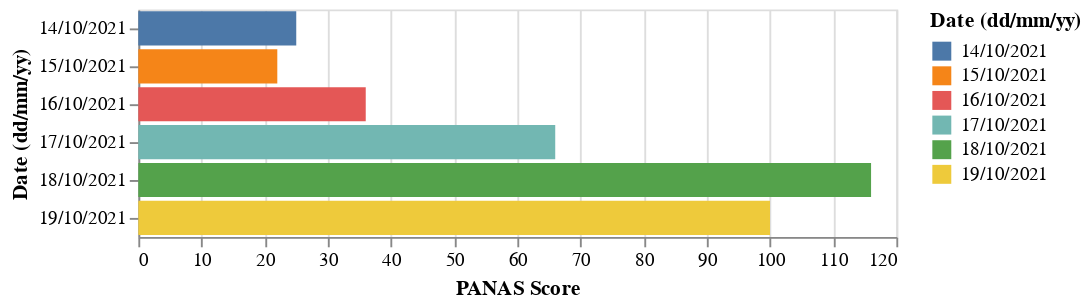

Notebook code for this chart:
### Code cell
create_h_bar_chart(daniel)

### Figure 1 — Vega-Lite specification as saved in the notebook (floating-point values rounded to 4 significant figures)
{"config": {"view": {"continuousWidth": 400, "continuousHeight": 300}}, "data": {"name": "data-b3d301846ea0e692bd714213af7e33f3"}, "mark": "bar", "encoding": {"color": {"condition": {"type": "nominal", "field": "Date (dd/mm/yy)", "selection": "selector010"}, "value": "lightgray"}, "x": {"type": "quantitative", "field": "PANAS Score"}, "y": {"type": "nominal", "field": "Date (dd/mm/yy)"}}, "selection": {"selector010": {"type": "single", "fields": ["Date (dd/mm/yy)"], "bind": {"input": "select", "options": ["14/10/2021", "15/10/2021", "16/10/2021", "17/10/2021", "18/10/2021", "19/10/2021"], "name": "Date (dd/mm/yy)"}}}, "$schema": "https://vega.github.io/schema/vega-lite/v4.8.1.json", "datasets": {"data-b3d301846ea0e692bd714213af7e33f3": [{"Date (dd/mm/yy)": "14/10/2021", "PANAS Score": 25}, {"Date (dd/mm/yy)": "15/10/2021", "PANAS Score": 22}, {"Date (dd/mm/yy)": "16/10/2021", "PANAS Score": 36}, {"Date (dd/mm/yy)": "17/10/2021", "PANAS Score": 66}, {"Date (dd/mm/yy)": "18/10/2021", "PANAS Score": 116}, {"Date (dd/mm/yy)": "19/10/2021", "PANAS Score": 100}]}}
